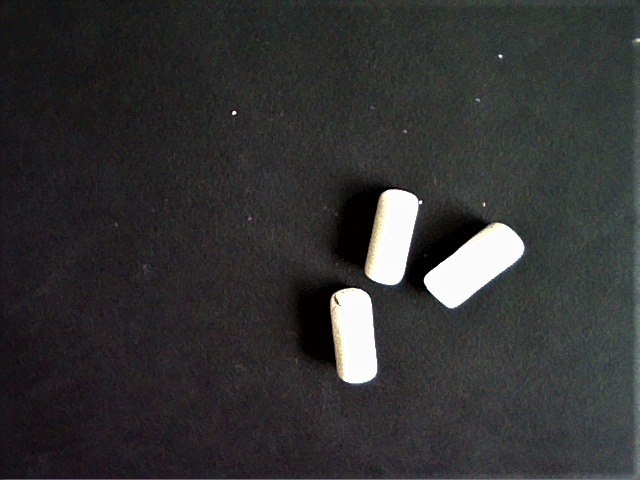
#> input picture TP1/test_3bb_blancs.png, 640 x 480 px
$ python main.py
#> lines starting #> are read from the running program, lines starting #| are printed output that depends on the picture; after the words box and inside, x2 and y2 are one past the last pixel; in counts of white or black regions, pixels touching at a corner belong together; long printed decimals are rounded
import numpy as np
import cv2 as cv2
import matplotlib.pyplot as plt
import glob
import math
import warnings
warnings.filterwarnings("ignore")


def rgb2gray(img_in):
    img_in = img_in.astype("float")
    img_out = (img_in[:,:,0]+img_in[:,:,1]+img_in[:,:,2])/3
    img_out = img_out.astype('uint8')
    return img_out

def hist_graysclale(img_in):
    h = np.zeros([256,1])
    for i in range(img_in.shape[0]):
        for j in range(img_in.shape[1]):
            valeur = img_in[i,j]
            h[valeur]+=1
    return h

def binarisation(img_in,seuil):
    img_out = np.zeros(img_in.shape)
    for i in range(img_in.shape[0]):
        for j in range(img_in.shape[1]):
            if img_in[i,j]>seuil:
                img_out[i,j] = 255
    return img_out.astype('uint8')

seuil = 127


img_c3 = cv2.imread('test_3bb_blancs.png')
#> img_c3 is the input picture: shape (480, 640, 3); mean B, G, R 51.2, 51.3, 51.2
img_g3 = rgb2gray(img_c3)
h_g3 = hist_graysclale(img_g3)
#> after the loop in hist_graysclale, `for i in range(img_in.shape[0]):`: h = 256 values, max 8268 at index 31, min 0 at index 255, mean 1200
#> h_g3 has the same summary as h in hist_graysclale
bin_img3 = binarisation(img_g3,seuil)
#> after the loop in binarisation, `for i in range(img_in.shape[0]):`:
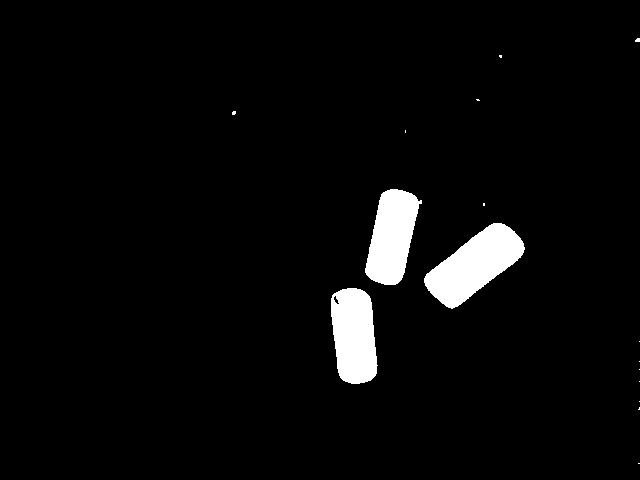
#> img_out: shape (480, 640) float64; 3.8% white; 16 white regions (13 under 20 px), largest, box (x1, y1, x2, y2) and area: (424, 223, 525, 309) 4453, (331, 288, 378, 384) 3636, (365, 189, 422, 285) 3602
hist_bin3 = hist_graysclale(bin_img3)
#> hist_bin3 = 256 values, max 295444 at index 0, min 0 at index 1, mean 1200
nb_bb = hist_bin3[255]/3
#> nb_bb = [3918.7]


img_c = cv2.imread('test_11bb_blancs.png')
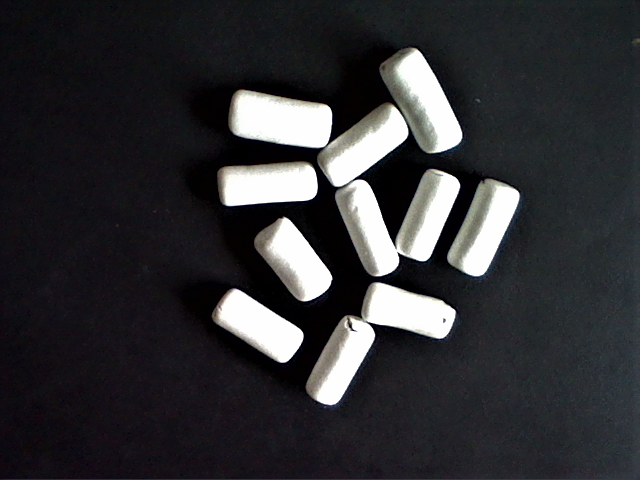
#> input picture TP1/test_11bb_blancs.png, 640 x 480 px
#> img_c is the input picture: shape (480, 640, 3); mean B, G, R 52.7, 49.8, 49.9
img_g = rgb2gray(img_c)
h_g = hist_graysclale(img_g)
#> h_g = 256 values, max 21440 at index 254, min 0 at index 255, mean 1200
bin_img = binarisation(img_g,seuil)
#> call 2 of binarisation, with seuil = 127
#> after the loop in binarisation (call 2), `for i in range(img_in.shape[0]):`:
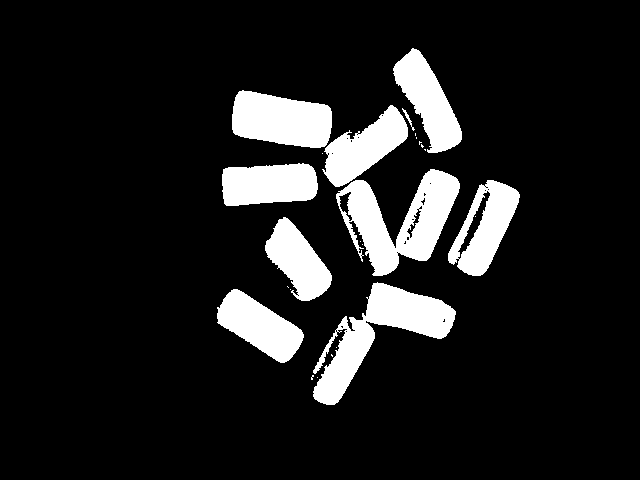
#> img_out: shape (480, 640) float64; 12% white; 25 white regions (15 under 20 px), largest, box (x1, y1, x2, y2) and area: (336, 169, 460, 276) 6228, (313, 282, 456, 405) 6072, (232, 90, 332, 148) 4421
hist_bin = hist_graysclale(bin_img)
#> hist_bin = 256 values, max 270197 at index 0, min 0 at index 1, mean 1200


h255 = hist_bin[255]
#> h255 = [37003]


print(f"Nombre de pixel par bonbon :{(nb_bb)}")
#| Nombre de pixel par bonbon :[3918.667]
print(f"Nombre de bonbon :{math.ceil(h255/nb_bb)}")
#| Nombre de bonbon :10

cv2.imshow('Image 3 gris', img_g3)
plt.plot(hist_bin3)
plt.show()
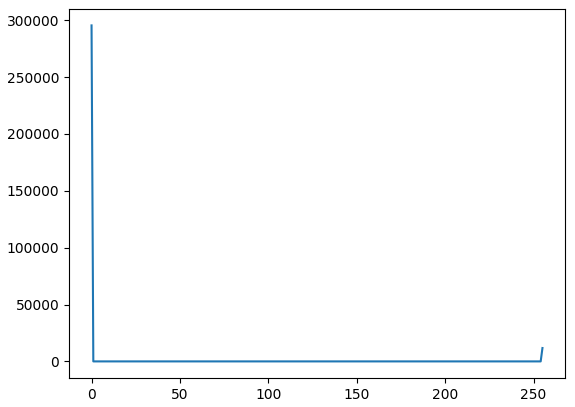
#> figure drawn by matplotlib, 1 panel; curve peaks at x = 0, y = 295444
cv2.waitKey(0)
cv2.destroyAllWindows()
plt.close('all')
